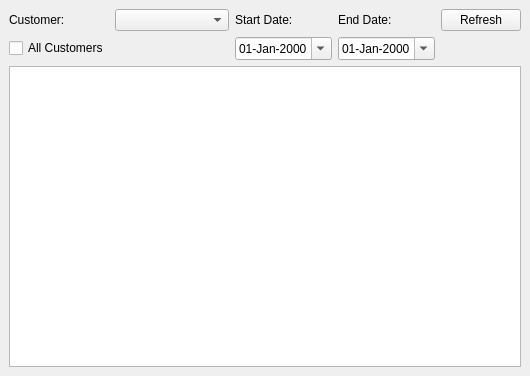
<?xml version="1.0" encoding="UTF-8"?>
<ui version="4.0">
 <class>OCs</class>
 <widget class="QMainWindow" name="OCs">
  <property name="geometry">
   <rect>
    <x>0</x>
    <y>0</y>
    <width>530</width>
    <height>376</height>
   </rect>
  </property>
  <property name="windowTitle">
   <string>OCs</string>
  </property>
  <property name="windowIcon">
   <iconset>
    <normaloff>:/images/paste.png</normaloff>:/images/paste.png</iconset>
  </property>
  <widget class="QWidget" name="centralwidget">
   <layout class="QVBoxLayout" name="verticalLayout">
    <item>
     <layout class="QGridLayout" name="gridLayout">
      <item row="0" column="0">
       <widget class="QLabel" name="label">
        <property name="text">
         <string>Customer:</string>
        </property>
       </widget>
      </item>
      <item row="1" column="3">
       <widget class="QDateEdit" name="dtpStartDate">
        <property name="displayFormat">
         <string>dd-MMM-yyyy</string>
        </property>
        <property name="calendarPopup">
         <bool>true</bool>
        </property>
       </widget>
      </item>
      <item row="0" column="5">
       <widget class="QLabel" name="label_3">
        <property name="text">
         <string>End Date:</string>
        </property>
       </widget>
      </item>
      <item row="0" column="3">
       <widget class="QLabel" name="label_2">
        <property name="text">
         <string>Start Date:</string>
        </property>
       </widget>
      </item>
      <item row="0" column="7">
       <widget class="QPushButton" name="cmdRefresh">
        <property name="text">
         <string>Refresh</string>
        </property>
       </widget>
      </item>
      <item row="1" column="0">
       <widget class="QCheckBox" name="checkBox">
        <property name="text">
         <string>All Customers</string>
        </property>
       </widget>
      </item>
      <item row="0" column="1">
       <widget class="QComboBox" name="comboBox">
        <property name="sizePolicy">
         <sizepolicy hsizetype="Preferred" vsizetype="Fixed">
          <horstretch>1</horstretch>
          <verstretch>0</verstretch>
         </sizepolicy>
        </property>
       </widget>
      </item>
      <item row="1" column="5">
       <widget class="QDateEdit" name="dtpEndDate">
        <property name="displayFormat">
         <string>dd-MMM-yyyy</string>
        </property>
        <property name="calendarPopup">
         <bool>true</bool>
        </property>
       </widget>
      </item>
     </layout>
    </item>
    <item>
     <widget class="CustomQueryView" name="treeView">
      <property name="alternatingRowColors">
       <bool>true</bool>
      </property>
      <property name="sortingEnabled">
       <bool>true</bool>
      </property>
     </widget>
    </item>
   </layout>
  </widget>
 </widget>
 <customwidgets>
  <customwidget>
   <class>CustomQueryView</class>
   <extends>QTreeView</extends>
   <header>customqueryview.h</header>
  </customwidget>
 </customwidgets>
 <resources/>
 <connections>
  <connection>
   <sender>checkBox</sender>
   <signal>toggled(bool)</signal>
   <receiver>comboBox</receiver>
   <slot>setDisabled(bool)</slot>
   <hints>
    <hint type="sourcelabel">
     <x>180</x>
     <y>22</y>
    </hint>
    <hint type="destinationlabel">
     <x>119</x>
     <y>23</y>
    </hint>
   </hints>
  </connection>
 </connections>
</ui>
